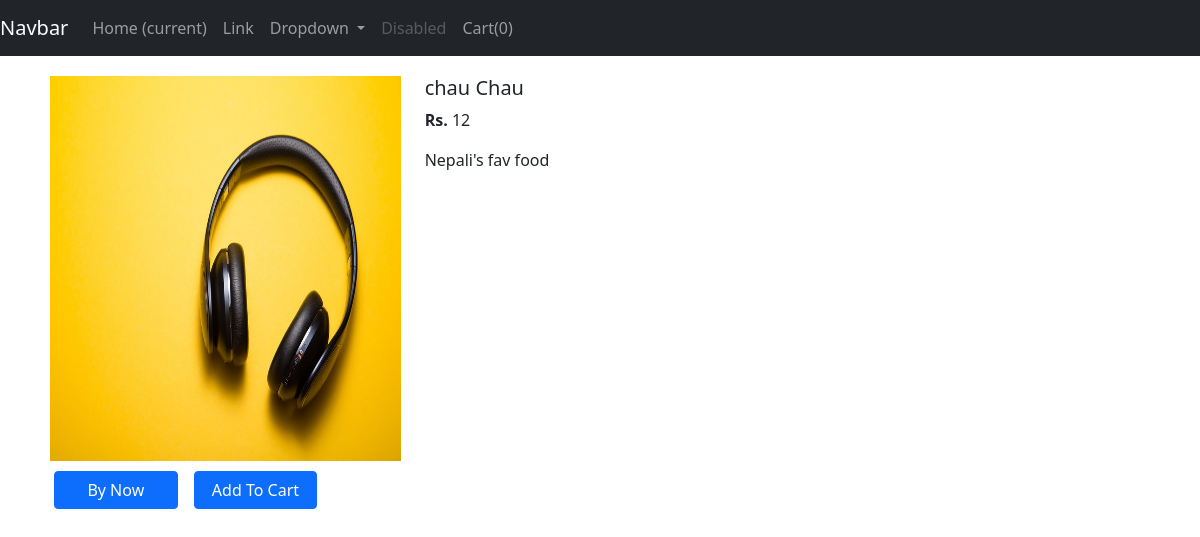
The page /shop/products/3 on the database its author committed.
### shop/models.py (models this page shows)
class Product(models.Model):
    product_id = models.AutoField
    product_name = models.CharField(max_length =50)
    category = models.CharField(max_length=50,default= "")
    sub_category = models.CharField(max_length=50,default="")
    price = models.IntegerField(default=0)
    desc = models.CharField(max_length=300)
    pub_date = models.DateField()
    image = models.ImageField(upload_to ="shop/images",default="")
    def __str__(self):
        return self.product_name

### shop/views.py (the view)
# urls.py: path('products/<int:id>', views.productView,name='ProductView'),
def productView(request,id):
    product = Product.objects.filter(id=id)
    print(product)
    return render(request,'shop/productView.html',{'product':product[0]})

### shop/templates/shop/productView.html (shortened to what this page needs)
{%extends 'shop/basic.html'%}
{% block body %}
  <div class="container" style="padding: 20px;">
        <div class="row">
            <div class="col-md-4">
                <div class="row">
                   <img src="/{{product.image}}" width="233" height="385">
                </div>
                <div class="row" style="margin-top:10px;align-items: center;">
                    <button type="button" class="btn btn-primary mx-3 " style="width: 33%;">By Now</button>
                    <button type="button" id="pr{{i.id}}" class="btn btn-primary" style="width: 33%;">Add To Cart</button>
                </div>
            </div>
            <div class="col-md-8">
                <h5>{{product.product_name}}</h5>
                <p><b>Rs. </b>{{product.price}}</p>
                <p>{{product.desc}}</p>
            </div>
        </div>
    </div>
{% endblock %}

### rows shown on the page
Product: image (picture), product_name "chau Chau", price "12", desc "Nepali's fav food"
